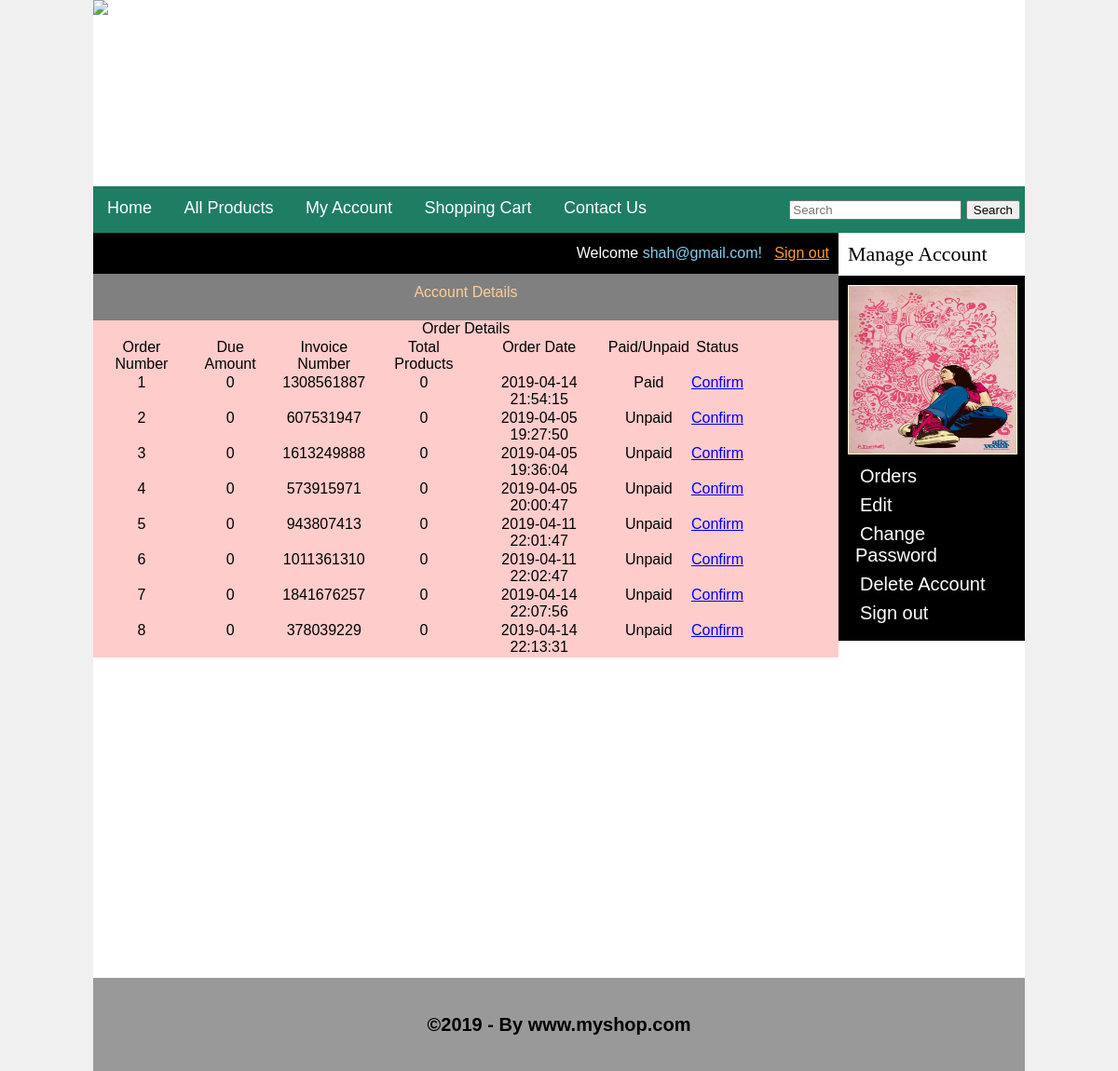
/customer/my_account.php?orders (signed in), run on an earlier commit of the app's database.
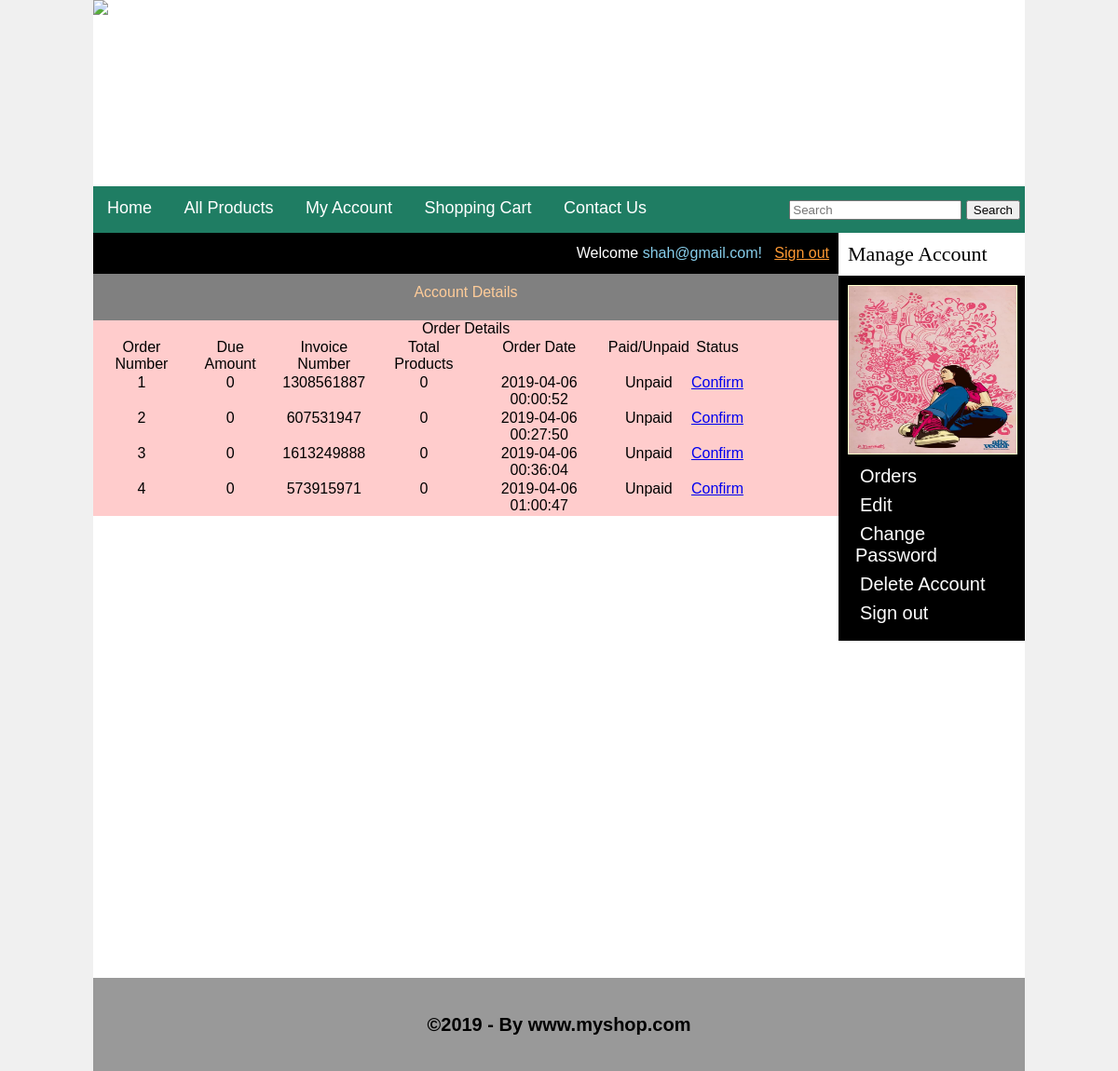
And on a later commit of the database.
### tables this page shows
CREATE TABLE `customer_orders` (
  `order_id` int(10) NOT NULL AUTO_INCREMENT,
  `customer_id` int(10) NOT NULL,
  `due_amount` int(100) NOT NULL,
  `invoice_no` int(100) NOT NULL,
  `total_products` int(100) NOT NULL,
  `order_date` timestamp NOT NULL DEFAULT CURRENT_TIMESTAMP ON UPDATE CURRENT_TIMESTAMP,
  `order_status` text NOT NULL,
  PRIMARY KEY (`order_id`)
);

### customer/orders.php (the view, shortened to what this page needs)
<?php
include("../includes/db.php");
$c=$_SESSION['customer_email'];
	$sql="select * from customers where customer_email='$c'";
	$result=mysqli_query($conn, $sql);
	$result_array=mysqli_fetch_array($result);
	$customer_id=$result_array['customer_id'];
?>
<h3><center> Order Details</center></h3>
<table width="700" align="center">
	<tr>
		<th>Order Number</th>
		<th>Due Amount</th>
		<th>Invoice Number</th>
		<th>Total Products</th>
		<th>Order Date</th>
		<th>Paid/Unpaid</th>
		<th>Status</th>
	</tr>
<?php
	$sql="select * from customer_orders where customer_id='$customer_id'";
	$result=mysqli_query($conn, $sql);
	$i=0;
	while($rows_order=mysqli_fetch_array($result)){
		$order_id=$rows_order['order_id'];
		$due_amount=$rows_order['due_amount'];
		$invoice_no=$rows_order['invoice_no'];
		$products=$rows_order['total_products'];
		$date=$rows_order['order_date'];
		$status=$rows_order['order_status'];
		 $i++;
		 if($status=='Pending'){
			$status='Unpaid';
		 }
		 else{
			$status='Paid';
		 }
		echo "
			<tr align='center'>
				<td>$i</td>
				<td>$due_amount</td>
				<td>$invoice_no</td>
				<td>$products</td>
				<td>$date</td>
				<td>$status</td>
				<td><a href='confirm.php?order_id=$order_id'>Confirm</a></td>
			</tr>
		";
	}
?>
</table>

What changed in the data, as far as the page shows it:
removed customer_orders: due_amount "0", invoice_no "943807413", total_products "0", order_date "2019-04-11 22:01:47", order_status "Unpaid"
removed customer_orders: due_amount "0", invoice_no "1011361310", total_products "0", order_date "2019-04-11 22:02:47", order_status "Unpaid"
removed customer_orders: due_amount "0", invoice_no "1841676257", total_products "0", order_date "2019-04-14 22:07:56", order_status "Unpaid"
removed customer_orders: due_amount "0", invoice_no "378039229", total_products "0", order_date "2019-04-14 22:13:31", order_status "Unpaid"
changed customer_orders (number 1 of 4 on the later page): order_date "2019-04-14 21:54:15" → "2019-04-06 00:00:52"; order_status "Paid" → "Unpaid"
changed customer_orders (number 2 of 4 on the later page): order_date "2019-04-05 19:27:50" → "2019-04-06 00:27:50"
changed customer_orders (number 3 of 4 on the later page): order_date "2019-04-05 19:36:04" → "2019-04-06 00:36:04"
changed customer_orders (number 4 of 4 on the later page): order_date "2019-04-05 20:00:47" → "2019-04-06 01:00:47"
